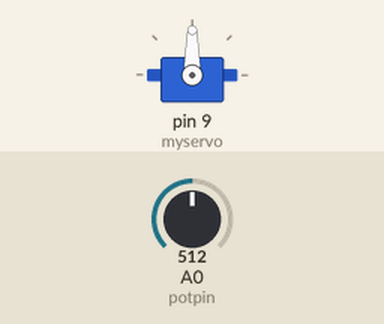
The sketch below on a simulated Arduino Uno, built with avr-gcc and run on an emulated ATmega328P. Parts: servo. The test bench sets the inputs (shaded band); at power-on: A0 (potpin) = 512.

Above: at 1.2 s.
1.3 s: A0 (potpin) set to 716
At 2.5 s:
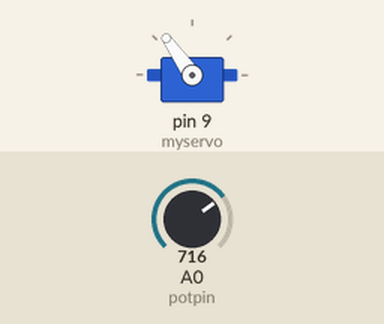
2.8 s: A0 (potpin) set to 900
At 3.4 s:
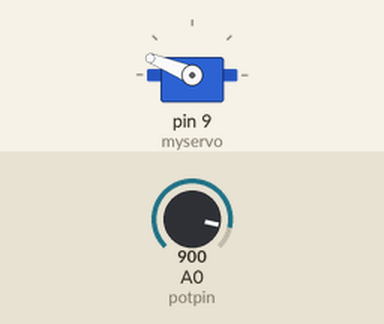
4.3 s: A0 (potpin) set to 1023
At 4.8 s:
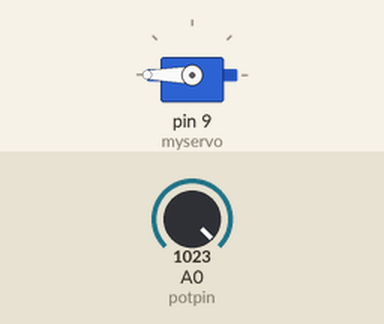
5.8 s: A0 (potpin) set to 306
At 6.9 s:
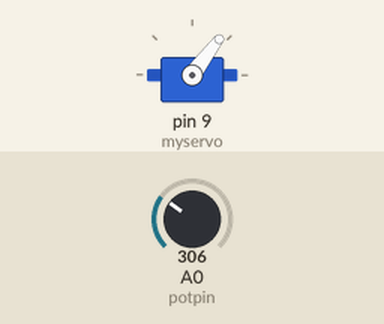
7.3 s: A0 (potpin) set to 122
At 8.3 s:
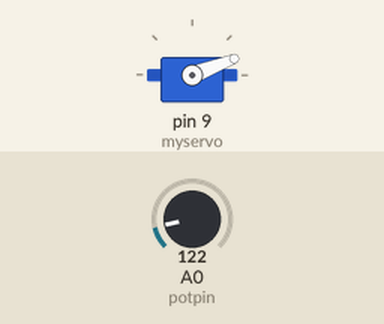
Timing chart, 0 to 9.8 s (numbered marks = the images above; inputs shaded):
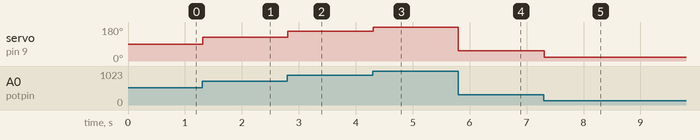

Measured:
- after the input at 1.3 s, servo on pin 9 (myservo): 90° → 125° at once
- after the input at 2.8 s, servo on pin 9 (myservo): 125° → 158° at once
- after the input at 4.3 s, servo on pin 9 (myservo): 158° → 180° at once
- after the input at 5.8 s, servo on pin 9 (myservo): 180° → 53° at once
- after the input at 7.3 s, servo on pin 9 (myservo): 53° → 21° at once

The sketch:

ServoTest.ino
```cpp
#include <Servo.h>
   Servo myservo; // create servo object to control a servo
   int potpin = 0; // analog pin used to connect the potentiometer
   int val; // variable to read the value from the analog pin

void setup()
{
   myservo.attach(9); // attaches the servo on pin 9 to the servo object
}

void loop()
{
   val = analogRead(potpin);
   // reads the value of the potentiometer (value between 0 and 1023)
   val = map(val, 0, 1023, 0, 180);
   // scale it to use it with the servo (value between 0 and 180)
   myservo.write(val); // sets the servo position according to the scaled value
   delay(15);
}
```

MaxMatrix.cpp
```cpp
// (licence header left out)
#include "Arduino.h"
#include "MaxMatrix.h"

MaxMatrix::MaxMatrix(byte _data, byte _load, byte _clock, byte _num)
{
	data = _data;
	load = _load;
	clock = _clock;
	num = _num;
	for (int i=0; i<80; i++)
		buffer[i] = 0;
}

void MaxMatrix::init()
{
	pinMode(data,  OUTPUT);
	pinMode(clock, OUTPUT);
	pinMode(load,  OUTPUT);
	digitalWrite(clock, HIGH);

	setCommand(max7219_reg_scanLimit, 0x07);
	setCommand(max7219_reg_decodeMode, 0x00);  // using an led matrix (not digits)
	setCommand(max7219_reg_shutdown, 0x01);    // not in shutdown mode
	setCommand(max7219_reg_displayTest, 0x00); // no display test

	// empty registers, turn all LEDs off
	clear();

	setIntensity(0x0f);    // the first 0x0f is the value you can set
}

void MaxMatrix::setIntensity(byte intensity)
{
	setCommand(max7219_reg_intensity, intensity);
}

void MaxMatrix::clear()
{
	for (int i=0; i<8; i++)
		setColumnAll(i,0);

	for (int i=0; i<80; i++)
		buffer[i] = 0;
}

void MaxMatrix::setCommand(byte command, byte value)
{
	digitalWrite(load, LOW);
	for (int i=0; i<num; i++)
	{
		shiftOut(data, clock, MSBFIRST, command);
		shiftOut(data, clock, MSBFIRST, value);
	}
	digitalWrite(load, LOW);
	digitalWrite(load, HIGH);
}


void MaxMatrix::setColumn(byte col, byte value)
{
	int n = col / 8;
	int c = col % 8;
	digitalWrite(load, LOW);
	for (int i=0; i<num; i++)
	{
		if (i == n)
		{
			shiftOut(data, clock, MSBFIRST, c + 1);
			shiftOut(data, clock, MSBFIRST, value);
		}
		else
		{
			shiftOut(data, clock, MSBFIRST, 0);
			shiftOut(data, clock, MSBFIRST, 0);
		}
	}
	digitalWrite(load, LOW);
	digitalWrite(load, HIGH);

	buffer[col] = value;
}

void MaxMatrix::setColumnAll(byte col, byte value)
{
	digitalWrite(load, LOW);
	for (int i=0; i<num; i++)
	{
		shiftOut(data, clock, MSBFIRST, col + 1);
		shiftOut(data, clock, MSBFIRST, value);
		buffer[col * i] = value;
	}
	digitalWrite(load, LOW);
	digitalWrite(load, HIGH);
}

void MaxMatrix::setDot(byte col, byte row, byte value)
{
    bitWrite(buffer[col], row, value);

	int n = col / 8;
	int c = col % 8;
	digitalWrite(load, LOW);
	for (int i=0; i<num; i++)
	{
		if (i == n)
		{
			shiftOut(data, clock, MSBFIRST, c + 1);
			shiftOut(data, clock, MSBFIRST, buffer[col]);
		}
		else
		{
			shiftOut(data, clock, MSBFIRST, 0);
			shiftOut(data, clock, MSBFIRST, 0);
		}
	}
	digitalWrite(load, LOW);
	digitalWrite(load, HIGH);
}

void MaxMatrix::writeSprite(int x, int y, const byte* sprite)
{
	int w = sprite[0];
	int h = sprite[1];

	if (h == 8 && y == 0)
		for (int i=0; i<w; i++)
		{
			int c = x + i;
			if (c>=0 && c<80)
				setColumn(c, sprite[i+2]);
		}
	else
		for (int i=0; i<w; i++)
			for (int j=0; j<h; j++)
			{
				int c = x + i;
				int r = y + j;
				if (c>=0 && c<80 && r>=0 && r<8)
					setDot(c, r, bitRead(sprite[i+2], j));
			}
}

void MaxMatrix::reload()
{
	for (int i=0; i<8; i++)
	{
		int col = i;
		digitalWrite(load, LOW);
		for (int j=0; j<num; j++)
		{
			shiftOut(data, clock, MSBFIRST, i + 1);
			shiftOut(data, clock, MSBFIRST, buffer[col]);
			col += 8;
		}
		digitalWrite(load, LOW);
		digitalWrite(load, HIGH);
	}
}

void MaxMatrix::shiftLeft(bool rotate, bool fill_zero)
{
	byte old = buffer[0];
	int i;
	for (i=0; i<80; i++)
		buffer[i] = buffer[i+1];
	if (rotate) buffer[num*8-1] = old;
	else if (fill_zero) buffer[num*8-1] = 0;

	reload();
}

void MaxMatrix::shiftRight(bool rotate, bool fill_zero)
{
	int last = num*8-1;
	byte old = buffer[last];
	int i;
	for (i=79; i>0; i--)
		buffer[i] = buffer[i-1];
	if (rotate) buffer[0] = old;
	else if (fill_zero) buffer[0] = 0;

	reload();
}

void MaxMatrix::shiftUp(bool rotate)
{
	for (int i=0; i<num*8; i++)
	{
		bool b = buffer[i] & 1;
		buffer[i] >>= 1;
		if (rotate) bitWrite(buffer[i], 7, b);
	}
	reload();
}

void MaxMatrix::shiftDown(bool rotate)
{
	for (int i=0; i<num*8; i++)
	{
		bool b = buffer[i] & 128;
		buffer[i] <<= 1;
		if (rotate) bitWrite(buffer[i], 0, b);
	}
	reload();
}
```

MaxMatrix.h
```cpp
// (licence header left out)
#ifndef _MaxMatrix_H_
#define _MaxMatrix_H_

#include "Arduino.h"

#define max7219_reg_noop        0x00
#define max7219_reg_digit0      0x01
#define max7219_reg_digit1      0x02
#define max7219_reg_digit2      0x03
#define max7219_reg_digit3      0x04
#define max7219_reg_digit4      0x05
#define max7219_reg_digit5      0x06
#define max7219_reg_digit6      0x07
#define max7219_reg_digit7      0x08
#define max7219_reg_decodeMode  0x09
#define max7219_reg_intensity   0x0a
#define max7219_reg_scanLimit   0x0b
#define max7219_reg_shutdown    0x0c
#define max7219_reg_displayTest 0x0f

class MaxMatrix
{
  private:
    byte data;
    byte load;
    byte clock;
    byte num;
    byte buffer[80];

    void reload();

  public:
    MaxMatrix(byte data, byte load, byte clock, byte num);

    void init();
    void clear();
    void setCommand(byte command, byte value);
    void setIntensity(byte intensity);
    void setColumn(byte col, byte value);
    void setColumnAll(byte col, byte value);
    void setDot(byte col, byte row, byte value);
    void writeSprite(int x, int y, const byte* sprite);

    void shiftLeft(bool rotate = false, bool fill_zero = true);
    void shiftRight(bool rotate = false, bool fill_zero = true);
    void shiftUp(bool rotate = false);
    void shiftDown(bool rotate = false);
};

#endif
```
